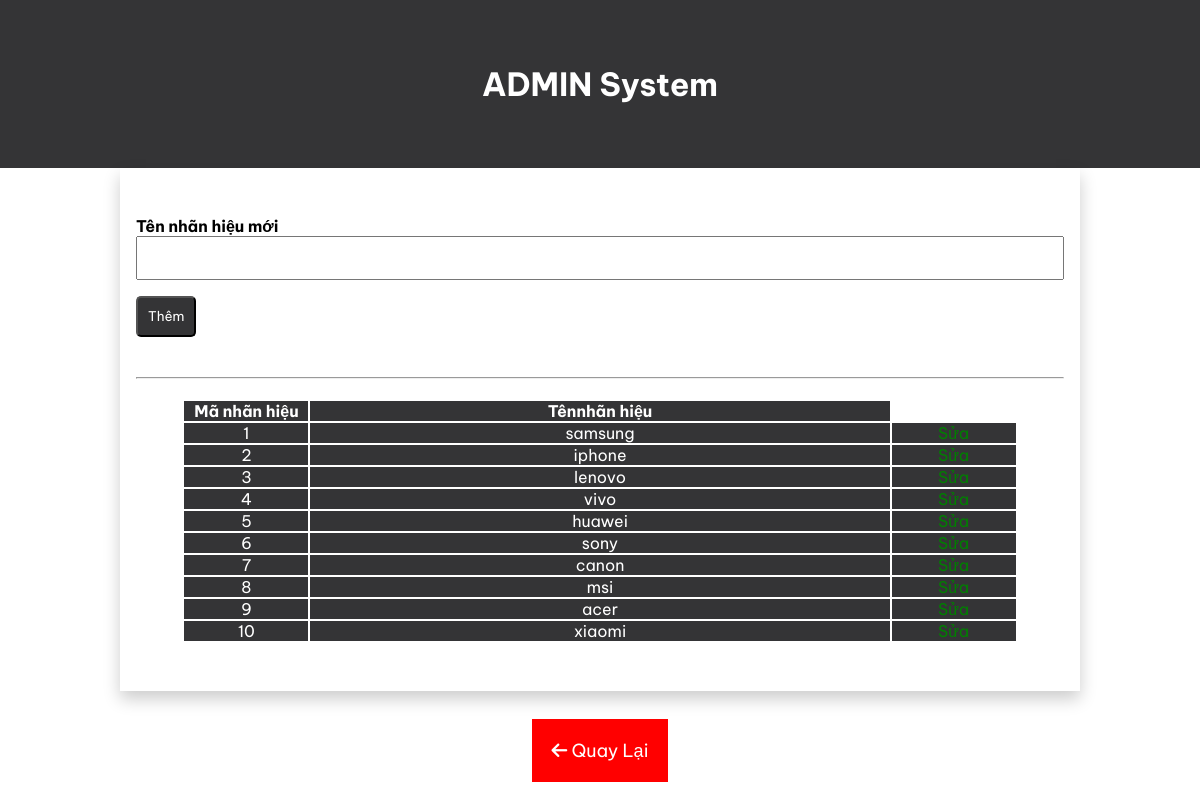
Page /admin/admin.php?lam=nhanhieu (signed in) on the committed database.
### tables this page shows
CREATE TABLE IF NOT EXISTS `nhanhieu` (
`nh_ma` int(5) NOT NULL,
  `nh_name` varchar(50) DEFAULT NULL
);

### admin/PAGE/sanpham/nhanhieu.php (the view, shortened to what this page needs)
<?php include('../modules/connect.php');
?>
<section>
    <div class="container">
        <div class="box">
            <div class="add">
                <form action="" method="POST">
                    <label for="namepd">Tên nhãn hiệu mới</label>
                    <input type="text" name="name" class="input_txt" required>
                    <input type="submit" name="them" value="Thêm" class="btn">
                </form>
                <br>
                <br>
                <hr>
            </div>
            <br>
            <div class="list">
                <center>
                    <table>
                        <?php
                        $sql_list_nhanhieu = "SELECT *FROM nhanhieu";
                        $query_sql_list_nhanhieu = mysqli_query($conn, $sql_list_nhanhieu);
                        ?>
                        <tr>
                            <th>Mã nhãn hiệu</th>
                            <th>Tênnhãn hiệu</th>
                        </tr>
                        <?php while ($row_nhanhieu = mysqli_fetch_array($query_sql_list_nhanhieu)) : ?>
                            <tr>
                                <td style="width:15%;"><?php echo $row_nhanhieu['nh_ma']; ?></td>
                                <td style="width:70%;"><?php echo $row_nhanhieu['nh_name']; ?></td>
                                <td><a href="admin.php?lam=nhanhieu&x=sua&id=<?php echo $row_nhanhieu['nh_ma']; ?>" style="color:green;">Sửa</a></td>
                            </tr>
                        <?php endwhile ?>
                    </table>
                </center>
            </div>
        </div>
        <div class="menu">
            <div class="menu_item">
                <a href="admin.php?lam=qlsp" id="btn_back"><i class="fa-solid fa-arrow-left"></i> Quay Lại</a>
            </div>
        </div>
    </div>
</section>

### admin/CSS/style.css (style rules this page uses)
* { margin: 0; padding: 0; box-sizing: border-box; font-family: 'Be Vietnam Pro', sans-serif; }
a { text-decoration: none; }
.container { max-width: 960px; margin: 0 auto; }
.btn { padding: 10px; background-color: #343436; border-radius: 5px; color: white; }
#btn_back { background-color: red; }
.menu { text-align: center; margin-top: 3rem; }
.menu_item { display: inline; width: 30%; margin: 1rem; }
.menu_item a { padding: 20px; background-color: #343436; color: white; font-size: 18px; transition: .3s; }
.input_txt { padding: 10px; width: 100%; font-size: 16px; margin-bottom: 1rem; }
.box { width: 100%; margin: 0 auto; padding: 3rem 1rem; box-shadow: 0px 8px 16px 0px rgba(0, 0, 0, 0.2); }
.box label { font-weight: bold; }
table { width: 90%; margin: 0 auto; }
tr { background-color: #343436; color: white; }
td { text-align: center; }

### rows in the picture
nhanhieu: nh_ma "1", nh_name "samsung"
nhanhieu: nh_ma "2", nh_name "iphone"
nhanhieu: nh_ma "3", nh_name "lenovo"
nhanhieu: nh_ma "4", nh_name "vivo"
nhanhieu: nh_ma "5", nh_name "huawei"
nhanhieu: nh_ma "6", nh_name "sony"
nhanhieu: nh_ma "7", nh_name "canon"
nhanhieu: nh_ma "8", nh_name "msi"
nhanhieu: nh_ma "9", nh_name "acer"
nhanhieu: nh_ma "10", nh_name "xiaomi"
